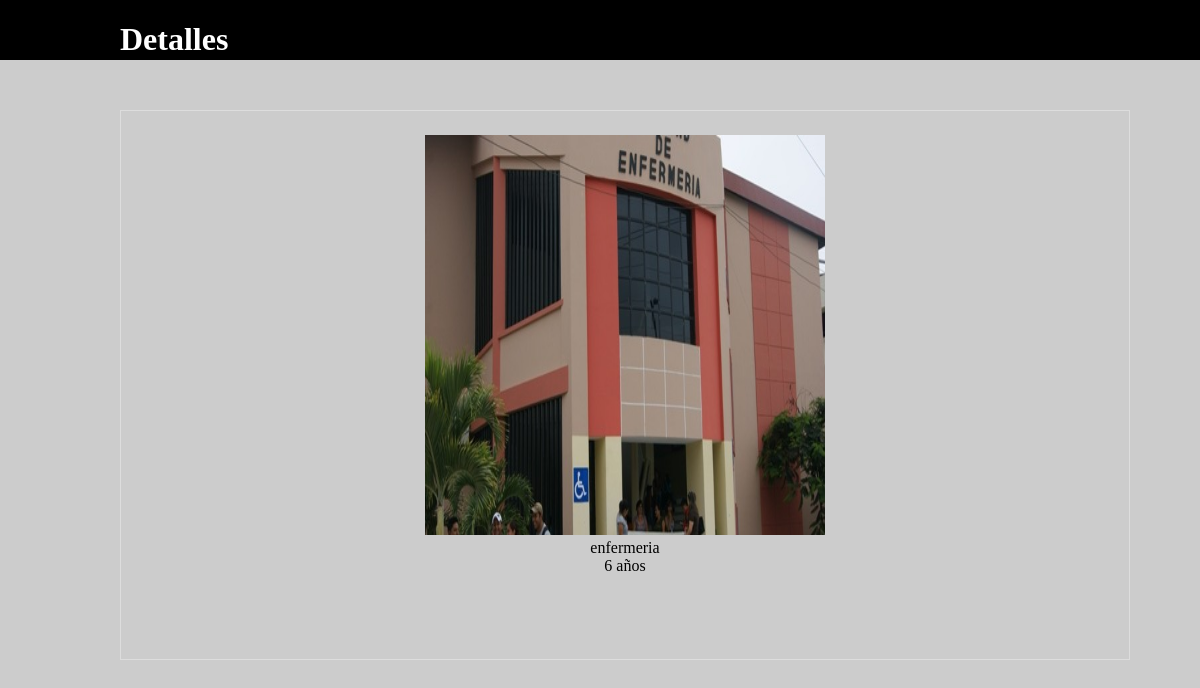
/detalles.php?id=3, run on the app's committed database.
### tables this page shows
CREATE TABLE IF NOT EXISTS `facultad` (
  `id` int(11) NOT NULL AUTO_INCREMENT,
  `nombre` text NOT NULL,
  `descripcion` text NOT NULL,
  `imagen` text NOT NULL,
  `antiguedad` int(3) NOT NULL,
  PRIMARY KEY (`id`)
);

### detalles.php (the view, shortened to what this page needs)
<!DOCTYPE html>
<html lang="es">
<head>
	<link rel="stylesheet" type="text/css" href="./css/estilos.css">
</head>
<body>
	<header>
		<h1>Detalles</h1>
	</header>
	<section>
		<?php
			$re=mysql_query("select * from facultad where id=".$_GET['id']) or die (mysql_error());
			while($f=mysql_fetch_array($re)){
		 ?>
			<center>
					<img src="./facultades/<?php echo $f['imagen'];?>" WIDTH=400 HEIGHT=400><br>
					<span><?php echo $f['nombre'];?></span><br>
					<span><?php echo $f['antiguedad'];?></span> a&ntilde;os<br>
			</center>
		<?php
			}
		 ?>
	</section>
</body>
</html>

### css/estilos.css (style rules this page uses)
html { padding: 0px; margin: 0px; }
body { background-color: #ccc; padding: 0px; margin: 0px; }
header { width: 100%; height: 60px; background-color: black; color:white; }
header h1 { margin-left: 10%; width: 30%; display: inline-block; vertical-align: top; }
section { width: 80%; min-height: 500px; border: 1px solid #DDD; padding: 2%; margin: 0 auto; margin-left: 10%; margin-top: 50px; }

### data on the page
facultad: imagen (picture), nombre "enfermeria", antiguedad "6"
